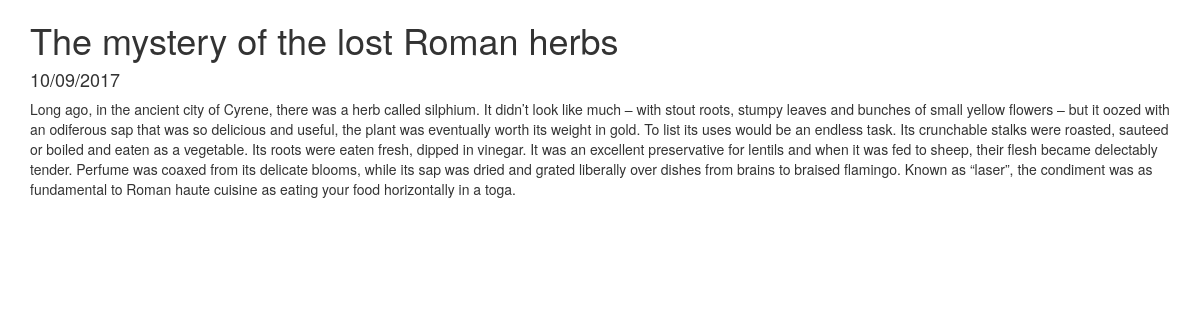
The app's page /post/1/ with its own data.
### app/models.py (models this page shows, shortened)
class Post(models.Model):
    author = models.ForeignKey(settings.AUTH_USER_MODEL)
    title = models.CharField(null=False, blank=False, max_length=200)
    text = models.TextField(null=True, blank=True)
    tags = models.ForeignKey(Tags, null=True, blank=True)
    active = models.BooleanField(default=True)  # If post is visible or not
    viewed = models.IntegerField(default=0)
    publish = models.DateTimeField(default=datetime.now)  # When to publish post
    update = models.DateTimeField(auto_now=True)
    created = models.DateTimeField(auto_now_add=True)

### app/views.py (the view)
# urls.py: url(r'^post/(?P<pk>\d+)/$', SinglePostView.as_view(), name='app-single-post'),
class SinglePostView(TemplateView):
    template_name = "app/single_post.html"
    def get_context_data(self, **kwargs):
        context = super(SinglePostView, self).get_context_data(**kwargs)
        pk = self.kwargs.get('pk', None)
        post = Post.objects.filter(pk=pk)
        post.update(viewed=F('viewed') + 1)
        if post:
            post = post.get()
        if post and not post.active:
            pass
        context['post'] = post
        return context

### templates/app/single_post.html
{% extends "base.html" %}
{% block maincontent %}
    {% if post %}
        <div class="single-post">
            <div class="postitem">
                <h1 class="title">{{ post.title }}</h1>
                <h4 class="date">{{ post.created|date:"d/m/Y"}}</h4>
                <p>{{ post.text }}</p>
            </div>
        </div>
    {% else %}
        <h3>Post does not exist</h3>
    {% endif %}
{% endblock maincontent %}

### records on screen
Post: title "The mystery of the lost Roman herbs", created "10/09/2017", text "Long ago, in the ancient city of Cyrene, there was a herb called silphium. It didn’t look like much – with stout roots, stumpy leaves and bunches of small yellow flowers – but it oozed with an odiferous sap that was so delicious and useful, the plant was eventually worth its weight in gold. To list its uses would be an endless task. Its crunchable stalks were roasted, sauteed or boiled and eaten as a vegetable. Its roots were eaten fresh, dipped in vinegar. It was an excellent preservative for lentils and when it was fed to sheep, their flesh became delectably tender. Perfume was coaxed from its delicate blooms, while its sap was dried and grated liberally over dishes from brains to braised…"
